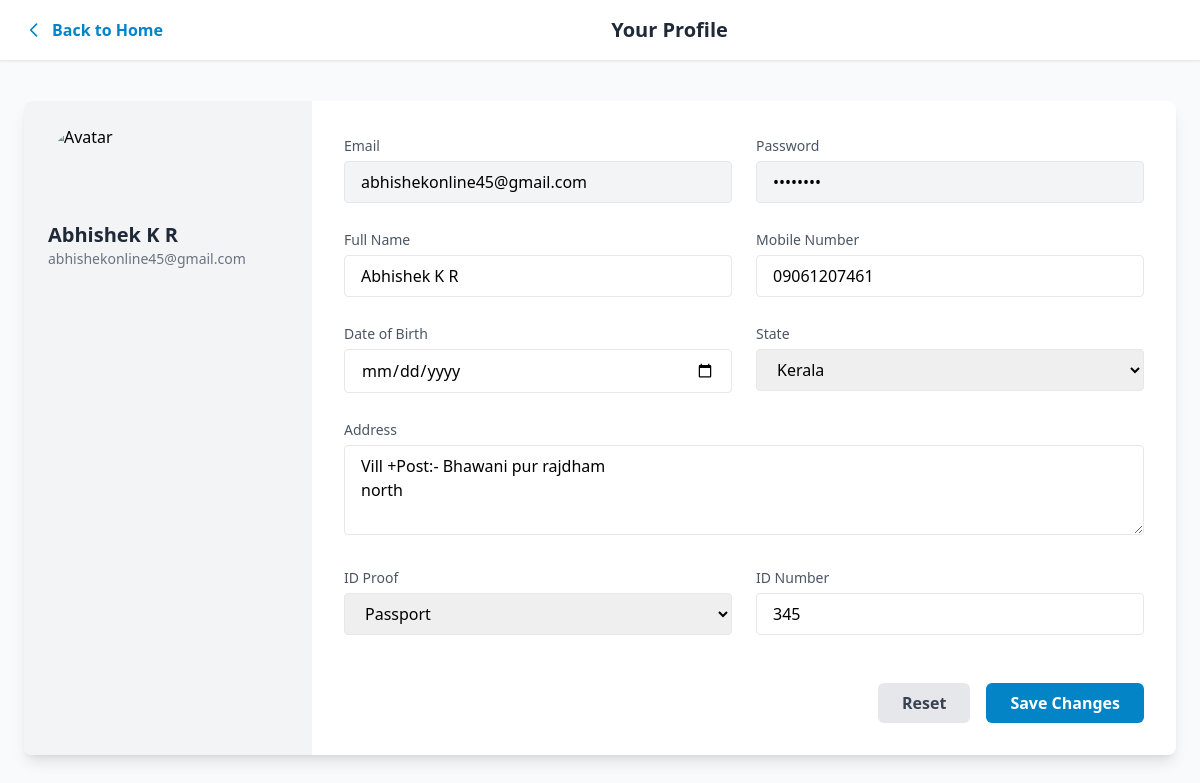
/profile/ (signed in), run on an earlier commit of the app's database.
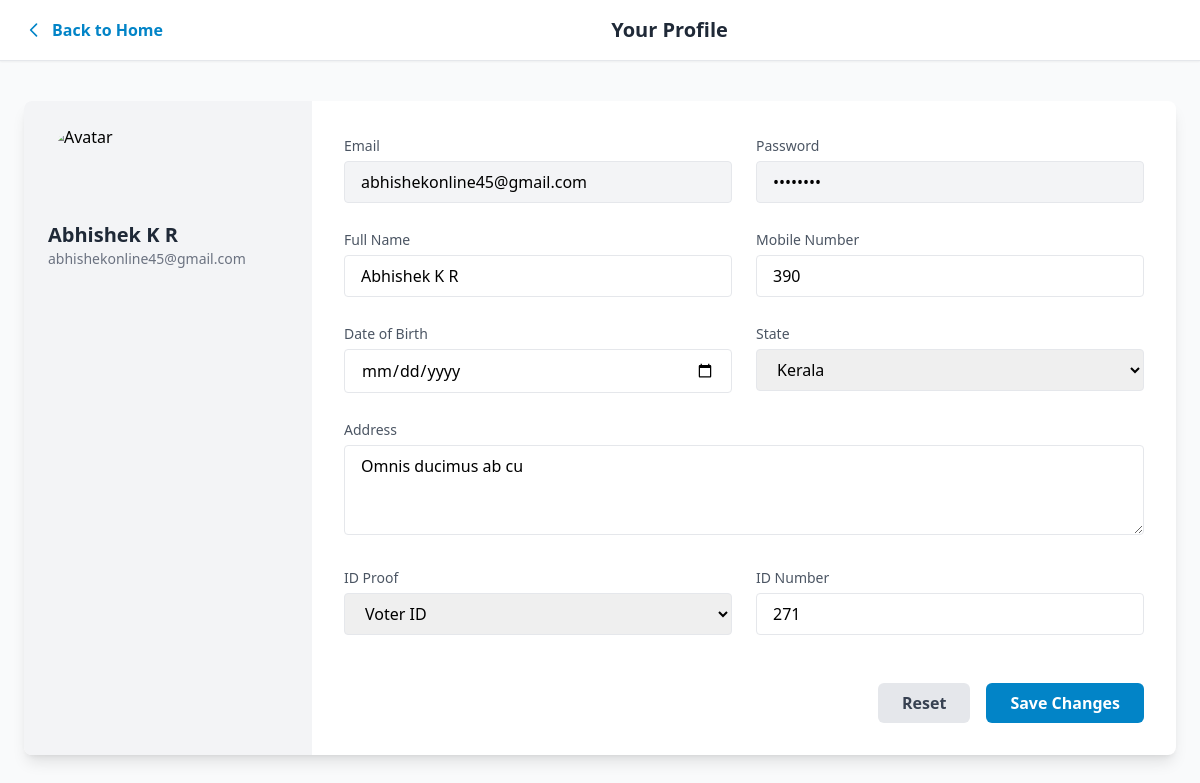
And on a later commit of the database.
### VCRA/models.py (models this page shows, shortened)
class UserProfile(models.Model):
    user = models.OneToOneField(User, on_delete=models.CASCADE)
    full_name = models.CharField(max_length=100)
    mobile_number = models.CharField(max_length=15)
    dob = models.DateField()
    state = models.CharField(max_length=100)
    address = models.TextField()
    id_proof = models.CharField(max_length=50)
    id_number = models.CharField(max_length=100)

### VCRA/views.py (the view)
# urls.py: path('profile/', views.profile_view, name='profile'),
@login_required
def profile_view(request):
    user = request.user
    try:
        profile = user.userprofile
    except UserProfile.DoesNotExist:
        profile = UserProfile(user=user)
    if request.method == 'POST':
        form = UserProfileForm(request.POST, instance=profile)
        if form.is_valid():
            form.save()
            return redirect('profile')  # or wherever you'd like
    else:
        form = UserProfileForm(instance=profile)
    return render(request, 'profile.html', {
        'form': form,
        'email': user.email,
        'password': '********',  # Hide actual password
    })

### VCRA/forms.py
class UserProfileForm(forms.ModelForm):
    class Meta:
        model = UserProfile
        fields = ['full_name', 'mobile_number', 'dob', 'state', 'address', 'id_proof', 'id_number']

### VCRA/templates/profile.html (shortened to what this page needs)
<!DOCTYPE html>
<html lang="en">
<head>
  <script src="https://cdn.tailwindcss.com"></script>
</head>
<body class="bg-gray-50 min-h-screen">
  <div class="bg-white border-b shadow-sm px-6 py-4 flex items-center justify-between">
    <a href="{% url 'homelog' %}" class="text-sky-600 hover:underline font-semibold flex items-center gap-2">
      <svg class="w-5 h-5" fill="none" stroke="currentColor" stroke-width="2" viewBox="0 0 24 24">
        <path stroke-linecap="round" stroke-linejoin="round" d="M15 19l-7-7 7-7" />
      </svg>
      Back to Home
    </a>
    <h1 class="text-xl font-bold text-gray-800">Your Profile</h1>
  </div>
  <div class="max-w-6xl mx-auto my-10 bg-white rounded-lg shadow-lg overflow-hidden grid grid-cols-1 md:grid-cols-4">
    <div class="bg-gray-100 p-6 flex flex-col items-center gap-4 md:items-start">
      <img src="https://cdn-icons-png.flaticon.com/512/10799/10799692.png" alt="Avatar" class="h-20 w-20 rounded-full" />
      <div class="text-center md:text-left">
        <h2 class="text-xl font-semibold text-gray-800">{{ user.first_name }} {{ user.last_name }}</h2>
        <p class="text-sm text-gray-500">{{ user.email }}</p>
      </div>
    </div>
    <form method="POST" class="md:col-span-3 p-8 grid grid-cols-1 md:grid-cols-2 gap-6">
      <div>
        <label class="text-gray-600 text-sm font-medium">Email</label>
        <input type="email" class="w-full mt-1 px-4 py-2 bg-gray-100 border rounded" value="{{ user.email }}" readonly />
      </div>
      <div>
        <label class="text-gray-600 text-sm font-medium">Password</label>
        <input type="password" class="w-full mt-1 px-4 py-2 bg-gray-100 border rounded" value="********" readonly />
      </div>
      <div>
        <label class="text-gray-600 text-sm font-medium">Full Name</label>
        <input type="text" name="full_name" class="w-full mt-1 px-4 py-2 border rounded" value="{{ form.full_name.value }}" placeholder="Enter full name" required />
      </div>
      <div>
        <label class="text-gray-600 text-sm font-medium">Mobile Number</label>
        <input type="text" name="mobile_number" class="w-full mt-1 px-4 py-2 border rounded" value="{{ form.mobile_number.value }}" placeholder="Enter mobile number" required />
      </div>
      <div>
        <label class="text-gray-600 text-sm font-medium">Date of Birth</label>
        <input type="date" name="dob" class="w-full mt-1 px-4 py-2 border rounded" value="{{ form.dob.value }}" required />
      </div>
      <div>
        <label class="text-gray-600 text-sm font-medium">State</label>
        <select name="state" class="w-full mt-1 px-4 py-2 border rounded" required>
          <option value="Kerala" {% if form.state.value == "Kerala" %}selected{% endif %}>Kerala</option>
        </select>
      </div>
      <div class="md:col-span-2">
        <label class="text-gray-600 text-sm font-medium">Address</label>
        <textarea name="address" rows="3" class="w-full mt-1 px-4 py-2 border rounded" required>{{ form.address.value }}</textarea>
      </div>
      <div>
        <label class="text-gray-600 text-sm font-medium">ID Proof</label>
        <select name="id_proof" class="w-full mt-1 px-4 py-2 border rounded" required>
          <option value="Voter ID" {% if form.id_proof.value == "Voter ID" %}selected{% endif %}>Voter ID</option>
          <option value="Passport" {% if form.id_proof.value == "Passport" %}selected{% endif %}>Passport</option>
        </select>
      </div>
      <div>
        <label class="text-gray-600 text-sm font-medium">ID Number</label>
        <input type="text" name="id_number" class="w-full mt-1 px-4 py-2 border rounded" value="{{ form.id_number.value }}" placeholder="Enter ID number" required />
      </div>
      <div class="md:col-span-2 flex justify-end gap-4 pt-6">
        <button type="reset" class="bg-gray-200 hover:bg-gray-300 text-gray-700 font-semibold px-6 py-2 rounded-md">Reset</button>
        <button type="submit" class="bg-sky-600 hover:bg-sky-700 text-white font-semibold px-6 py-2 rounded-md">Save Changes</button>
      </div>
    </form>
  </div>
</body>
</html>

What changed in the data, as far as the page shows it:
changed UserProfile "Abhishek K R": mobile_number "09061207461" → "390"; address "Vill +Post:- Bhawani pur rajdham north" → "Omnis ducimus ab cu"; id_proof "Passport" → "Voter ID"; id_number "345" → "271"
